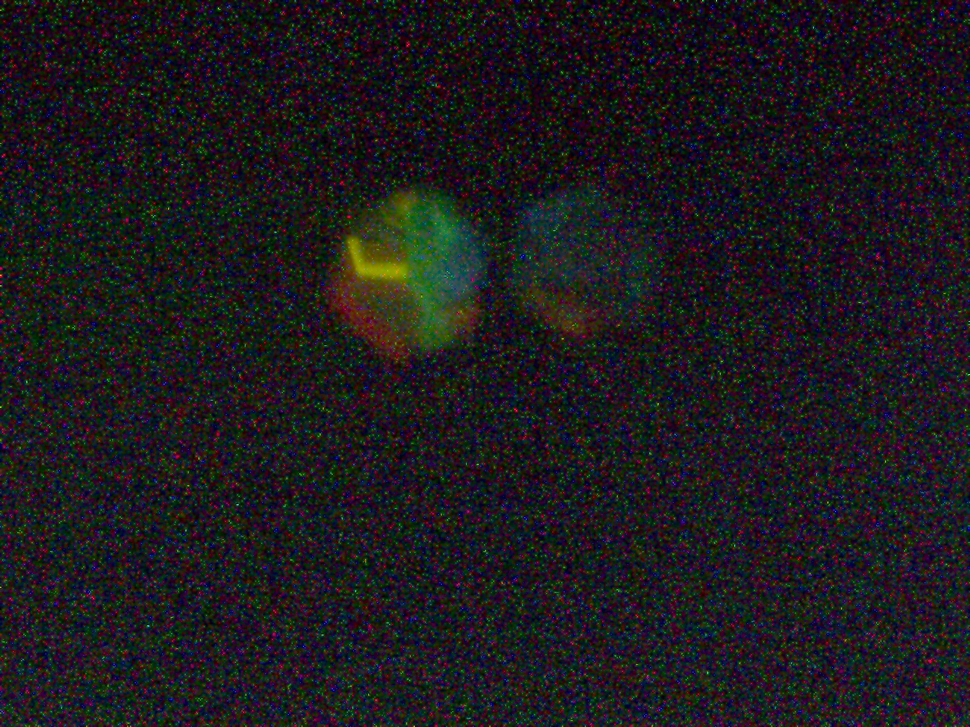
#> input picture testing/pol/midlightint/allfoc.bmp, 970 x 727 px, shrunk from 1280 x 960 before the run, found by its file name
$ python twin_pol.py   (older library calls are emulated)
#> lines starting #> are read from the running program, lines starting #| are printed output that depends on the picture
#> further down, image is the input picture: shape (727, 970, 3); mean B, G, R 29.7, 26.4, 28.9
### testing/removeNoise.py
import cv2
import numpy as np

# [15 lines left out: functions getLorikeetImage, sharpen_image, not called in this run]

def removeNoise(image):
    # cv2.imshow('Original', image)
    median_filtered = cv2.medianBlur(image, 11)
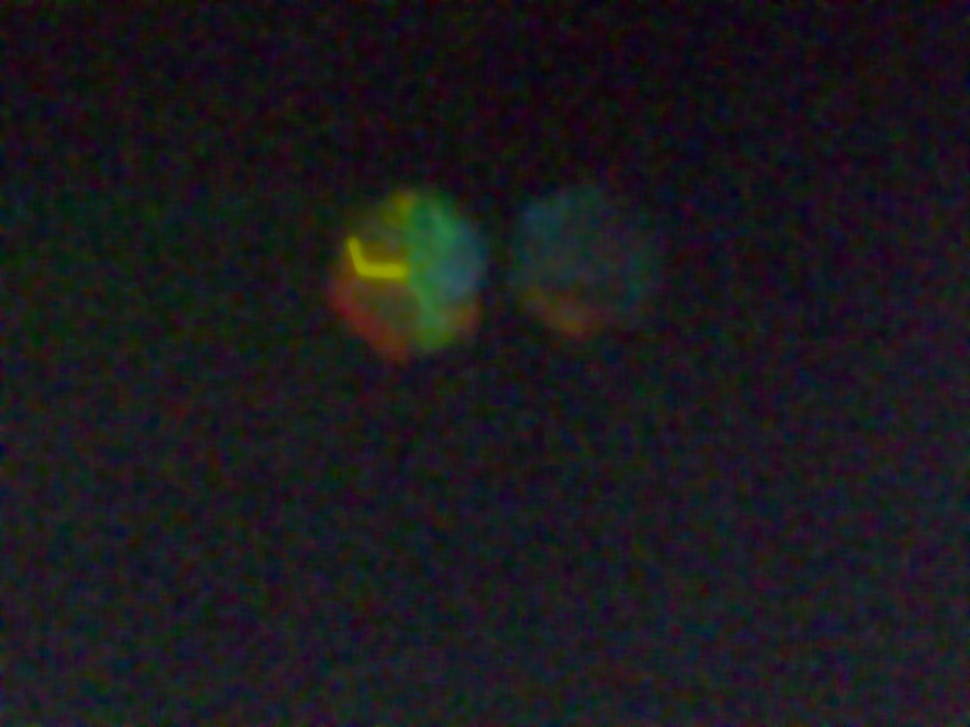
#> median_filtered: shape (727, 970, 3); mean B, G, R 28.4, 24.6, 26.4
    # cv2.imshow('Median Filtered', median_filtered)
    bilateral_filtered = cv2.bilateralFilter(median_filtered, 11, 75, 75)
    # cv2.imshow('Bilateral Filtered', bilateral_filtered)
    denoised_image = cv2.fastNlMeansDenoisingColored(bilateral_filtered, None, 15, 15, 7, 21)
    # cv2.imshow('Sharpened Image', sharpened_image)
    # cv2.waitKey(0)
    # cv2.destroyAllWindows()
    return bilateral_filtered


def measureBlur(image):
    return cv2.Laplacian(image, cv2.CV_64F).var()

# [55 lines left out: functions contrastEnhance, colourSat, disparity_comput, removeExtra, main, not called in this run]

# [2 lines that do not run on import are left out]

### testing/twin_pol.py
from removeNoise import removeNoise
import cv2

image_name = 'allfoc'
image = cv2.imread(f'testing\pol\midlightint\{image_name}.bmp')

image = removeNoise(image)
cv2.imshow('Image', image)
cv2.waitKey(0)
cv2.destroyAllWindows()
